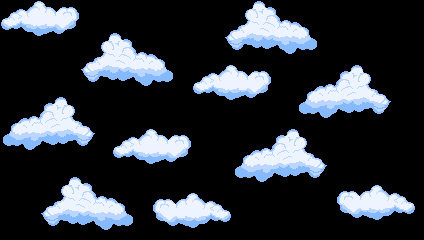

Tiled map render using the project's own tile images. Description and the map definition, with tile-layer contents summarised, below:
An orthogonal 53x30 tile map with 8x8 px tiles, 1 tile layer (Capa de Patrones 1).

<map version="1.2" tiledversion="1.2.4" orientation="orthogonal" renderorder="right-down" width="53" height="30" tilewidth="8" tileheight="8" infinite="0" nextlayerid="2" nextobjectid="1">
 <tileset firstgid="1" name="Clouds" tilewidth="8" tileheight="8" tilecount="168" columns="12">
  <image source="clouds.png" trans="ff00ff" width="96" height="112" />
 </tileset>
 <layer id="1" name="Capa de Patrones 1" width="53" height="30">
  <data>[1590 cells, 892 non-empty, 156 distinct tile ids]</data>
 </layer>
</map>